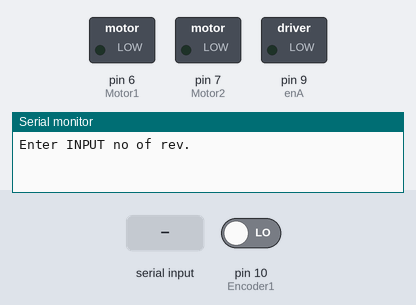
A sketch run on a simulated Arduino Uno, built with avr-gcc and run on an emulated ATmega328P. Parts: switched loads named in the sketch (green lamp = pin HIGH), the last lines printed to the serial monitor. The test bench sets the inputs (shaded band); at power-on: pin 10 (Encoder1) LOW.

Above: at 1.2 s.
1.3 s: "1" received over Serial
At 7.9 s:
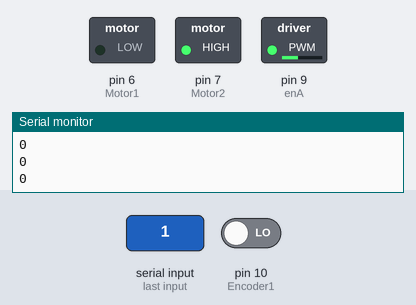
Timing chart, 0 to 9.4 s (numbered marks = the images above; inputs shaded):
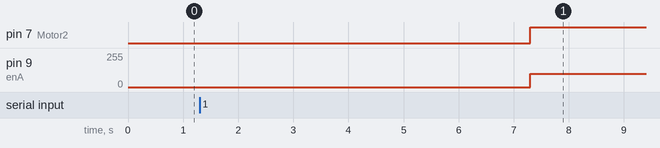

Measured:
- after the input at 1.3 s, pin 7 (Motor2): LOW → HIGH after 6.0 s; pin 9 (enA): 0/255 → 100/255 after 6.0 s

The sketch:

_2-1.3.1_Encoder_Count.ino
```cpp
// Written by Nur Farzana

String Ecin = "";
String Tto = "";
String Tin = "";
unsigned long prev_ms = 0;
#define enA 9
#define Motor1 6
#define Motor2 7

int Encoder1 = 10;
int Encoder2 = 12; //white

int count_encoder1 = 0;
int count_encoder2 = 0;
int x;
int Ec;

void setup()
{
  // put your setup code here, to run once:
  Serial.begin(9600);

  pinMode(Motor1, OUTPUT);
  pinMode(Motor2, OUTPUT);
  pinMode(Encoder1, INPUT);
  pinMode(Encoder2, INPUT);
  pinMode(enA, OUTPUT);
}

void loop()
{
  Serial.println("Enter INPUT no of rev.");

  while (Serial.available() == 0)
  {
  }
  Tin = Serial.readString(); //Reading Input from Serial port.

  //  Serial.println("Enter DESIRED THETA (deg).");
  //
  //  while (Serial.available()==0)
  //  {
  //    //Wait for user input
  //  }
  //  Tto=Serial.readString();

  float Thetain = Tin.toDouble();
  //  double Thetato=Tto.toDouble();

  //  double Wgr=Thetain-Thetato;
  //  double Wr=abs(Wgr)*(0.002777778); //rev for worm wheel (1rev-360deg)
  float Gr = Thetain;
  float Re = Gr / 3;
  int Ec = Re * 64 * 2;
  Serial.println(Gr);
  Serial.println(Re);
  Serial.println(Ec);

  count_encoder1 = 0;
  Serial.println(count_encoder1);

  delay(5000);

  while (count_encoder1 <= Ec)
  {
    analogWrite(enA, 100);
    digitalWrite(Motor1, LOW);
    digitalWrite(Motor2, HIGH);
    //
    //     count_encoder1 = digitalRead(Encoder1);
    //
    if (digitalRead(Encoder1))
    {
      count_encoder1 = count_encoder1 + 1;
    }
    Serial.println(count_encoder1);
  }

  analogWrite(enA, 0);

  //count_encoder1=0;
  //     if (count_encoder1>100){
  //      analogWrite(enA, 0); // Send PWM signal to L298N Enable pin (0-255 - control speed of motor)
  //     }
}
```
